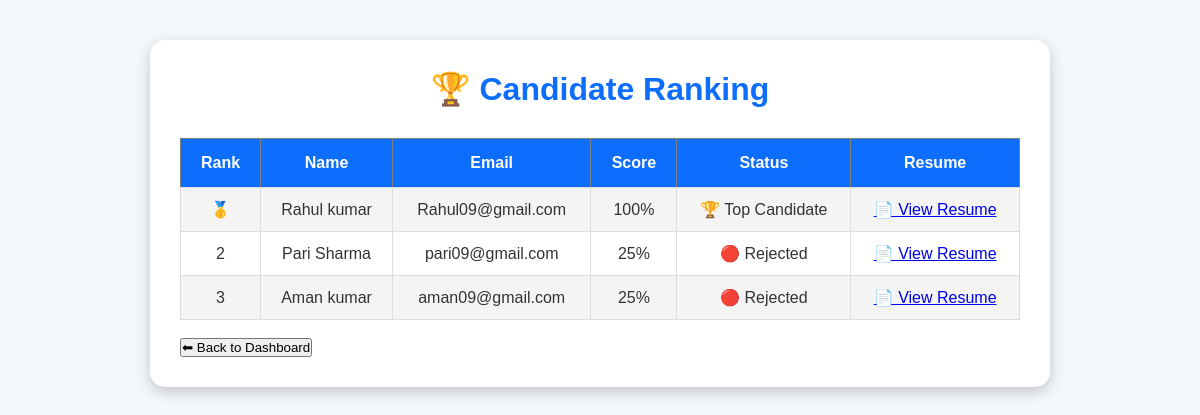
The page /ranking/ on the database its author committed.
### candidates/models.py (models this page shows, shortened)
class Resume(models.Model):
    candidate_name = models.CharField(max_length=100)
    email = models.EmailField()
    resume = models.FileField(upload_to='resumes/')
    score = models.IntegerField(default=0)
    uploaded_at = models.DateTimeField(auto_now_add=True)

### candidates/views.py (the view)
# urls.py: path("ranking/", views.ranking, name="ranking"),
def ranking(request):
    resumes = Resume.objects.all().order_by("-score")
    return render(request, "ranking.html", {
        "resumes": resumes
    })

### templates/ranking.html (shortened to what this page needs)
{% load static %}
<!DOCTYPE html>
<html>
<head>
    <link rel="stylesheet" href="{% static 'css/style.css' %}">
</head>
<body>
<div class="result-container">
<h1>🏆 Candidate Ranking</h1>
<table border="1" cellspacing="0" cellpadding="10">
    <tr>
        <th>Rank</th>
        <th>Name</th>
        <th>Email</th>
        <th>Score</th>
        <th>Status</th>
        <th>Resume</th>
    </tr>
    {% for resume in resumes %}
    <tr>
        <td>
            {% if forloop.first %}
                🥇
            {% else %}
                {{ forloop.counter }}
            {% endif %}
        </td>
        <td>{{ resume.candidate_name }}</td>
        <td>{{ resume.email }}</td>
        <td>{{ resume.score }}%</td>
        <td>
            {% if forloop.first %}
                🏆 Top Candidate
            {% elif resume.score >= 80 %}
                🟢 Selected
            {% elif resume.score >= 60 %}
                🟡 Shortlisted
            {% else %}
                🔴 Rejected
            {% endif %}
        </td>
        <td>
            <a href="{{ resume.resume.url }}" target="_blank">
                📄 View Resume
            </a>
        </td>
    </tr>
    {% empty %}
    <tr>
        <td colspan="6">No resumes uploaded.</td>
    </tr>
    {% endfor %}
</table>
<br>
<a href="{% url 'dashboard' %}">
    <button>⬅ Back to Dashboard</button>
</a>
</div>
</body>
</html>

### static/css/style.css (style rules this page uses)
* { margin: 0; padding: 0; box-sizing: border-box; font-family: Arial, Helvetica, sans-serif; }
body { background: #f4f7fc; color: #333; }
body { margin: 0; padding: 0; font-family: Arial, Helvetica, sans-serif; background: #f4f7fc; }
.result-container { width: 80%; max-width: 900px; margin: 40px auto; background: #fff; padding: 30px; border-radius: 15px; box-shadow: 0 5px 15px rgba(0, 0, 0, 0.2); }
.result-container h1 { text-align: center; color: #0d6efd; margin-bottom: 30px; }
table { width:100%; border-collapse:collapse; margin-top:20px; }
table th { background:#0d6efd; color:white; padding:15px; }
table td { padding:12px; border:1px solid #ddd; text-align:center; }
table tr:nth-child(even) { background:#f4f4f4; }

### rows shown on the page
Resume: candidate_name "Rahul kumar", email "Rahul09@gmail.com", score "100", shows "🏆 Top Candidate"
Resume: candidate_name "Pari Sharma", email "pari09@gmail.com", score "25", shows "🔴 Rejected"
Resume: candidate_name "Aman kumar", email "aman09@gmail.com", score "25", shows "🔴 Rejected"
